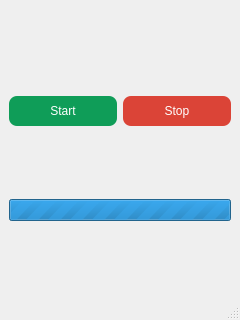
<?xml version="1.0" encoding="UTF-8"?>
<ui version="4.0">
 <class>MainWindow</class>
 <widget class="QMainWindow" name="MainWindow">
  <property name="geometry">
   <rect>
    <x>0</x>
    <y>0</y>
    <width>240</width>
    <height>320</height>
   </rect>
  </property>
  <property name="windowTitle">
   <string>Puzzle15AI</string>
  </property>
  <widget class="QWidget" name="centralwidget">
   <layout class="QVBoxLayout" name="verticalLayout">
    <item>
     <layout class="QGridLayout" name="gridLayout">
      <property name="sizeConstraint">
       <enum>QLayout::SetMaximumSize</enum>
      </property>
     </layout>
    </item>
    <item>
     <spacer name="horizontalSpacer">
      <property name="orientation">
       <enum>Qt::Horizontal</enum>
      </property>
      <property name="sizeHint" stdset="0">
       <size>
        <width>40</width>
        <height>20</height>
       </size>
      </property>
     </spacer>
    </item>
    <item>
     <layout class="QHBoxLayout" name="horizontalLayout">
      <item>
       <widget class="QPushButton" name="btn_start">
        <property name="sizePolicy">
         <sizepolicy hsizetype="Minimum" vsizetype="Fixed">
          <horstretch>0</horstretch>
          <verstretch>0</verstretch>
         </sizepolicy>
        </property>
        <property name="styleSheet">
         <string notr="true">background-color: rgb(15,157,88);
color: rgb(255, 255, 255);
border-radius: 8px;
padding: 8px;</string>
        </property>
        <property name="text">
         <string>Start</string>
        </property>
       </widget>
      </item>
      <item>
       <widget class="QPushButton" name="btn_stop">
        <property name="sizePolicy">
         <sizepolicy hsizetype="Minimum" vsizetype="Fixed">
          <horstretch>0</horstretch>
          <verstretch>0</verstretch>
         </sizepolicy>
        </property>
        <property name="styleSheet">
         <string notr="true">background-color: rgb(219,68,55);
color: rgb(255, 255, 255);
border-radius: 8px;
padding:8px;</string>
        </property>
        <property name="text">
         <string>Stop</string>
        </property>
       </widget>
      </item>
     </layout>
    </item>
    <item>
     <widget class="QProgressBar" name="progressBar">
      <property name="sizePolicy">
       <sizepolicy hsizetype="Expanding" vsizetype="Fixed">
        <horstretch>0</horstretch>
        <verstretch>0</verstretch>
       </sizepolicy>
      </property>
      <property name="maximum">
       <number>0</number>
      </property>
      <property name="value">
       <number>0</number>
      </property>
      <property name="textVisible">
       <bool>false</bool>
      </property>
      <property name="invertedAppearance">
       <bool>false</bool>
      </property>
     </widget>
    </item>
   </layout>
  </widget>
  <widget class="QMenuBar" name="menubar">
   <property name="geometry">
    <rect>
     <x>0</x>
     <y>0</y>
     <width>240</width>
     <height>22</height>
    </rect>
   </property>
  </widget>
  <widget class="QStatusBar" name="statusbar"/>
 </widget>
 <resources/>
 <connections/>
</ui>
